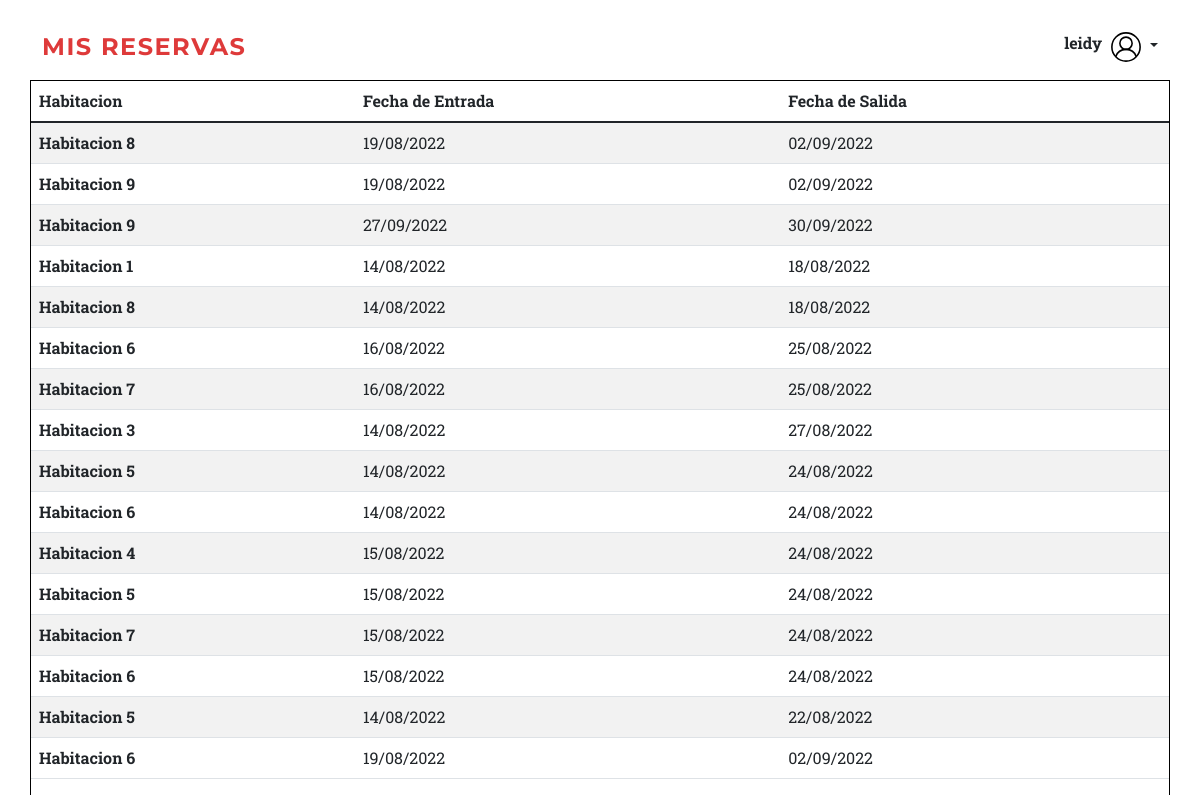
Page /Mis_reservas (signed in) on the earlier database version.
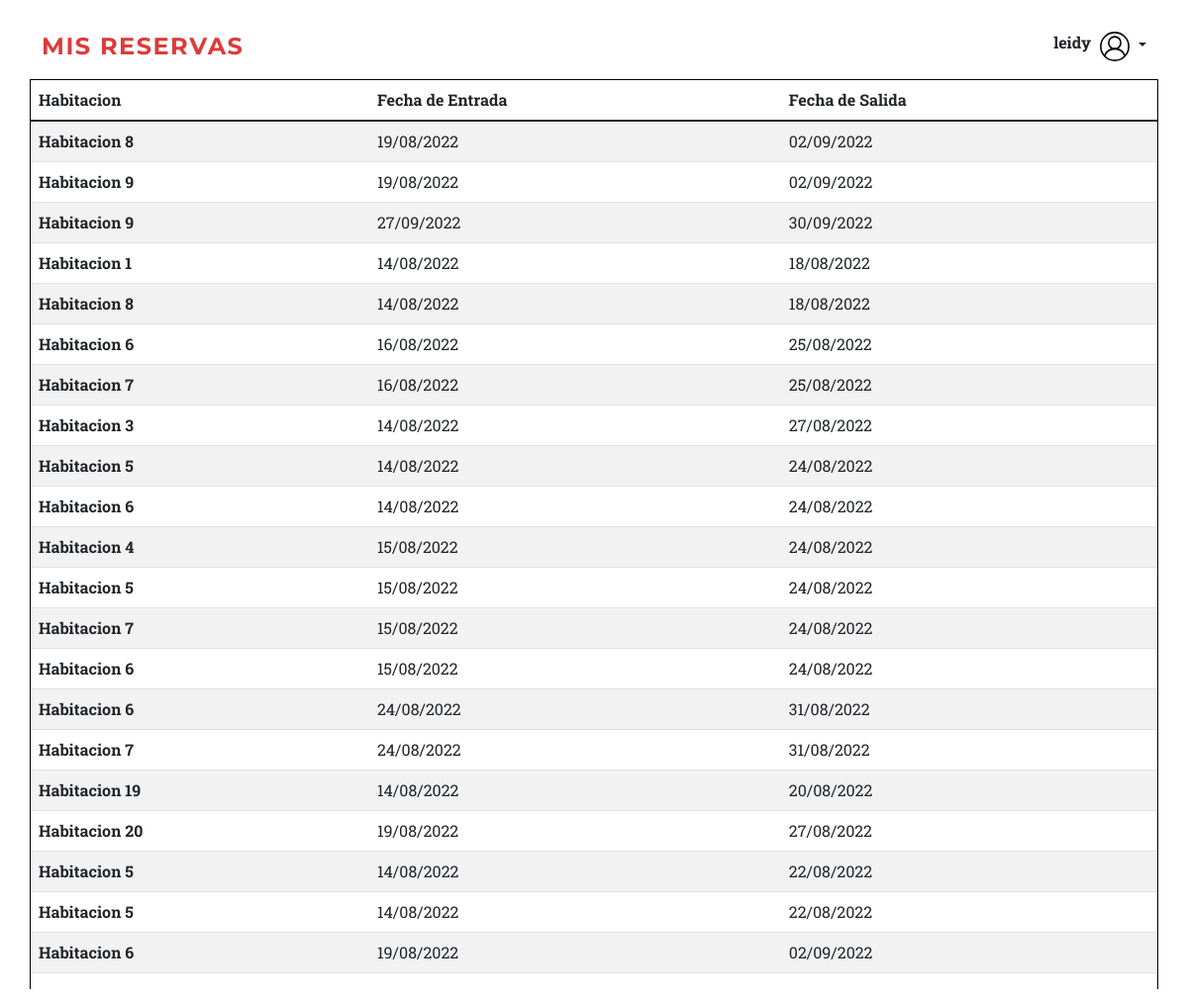
Same page on the later database version.
### tables this page shows
CREATE TABLE Usuarios (
  _id integer  primary key autoincrement not null,
  nombre varchar(100),
  correo varchar(100),
  contrasena varchar(100),
  rol varchar(20)
);

CREATE TABLE Reserva (_id integer PRIMARY KEY AUTOINCREMENT NOT NULL, user_id integer REFERENCES Usuarios (_id), habitacion_id integer REFERENCES Habitaciones (_id), fecha_entrada DATE, fecha_salida DATE);

### routes/Admin_reserva.py (the view)
@app.route('/Mis_reservas')
def MisReservas():
    if current_user.rol == "3":
        res = reservas().get_lista()
        parsed = res
        return render_template('Mis_reservas.html', items=parsed, formato_moneda=format_decimal)
    else:
        return render_template('index.html')

### apis/API_Reservas.py (called while the page is built)
    def get_lista(self):
        try:
            conn = db_connect.connect()
            query = conn.execute("SELECT * FROM Reserva ORDER BY _id ASC")
            result = {'Reservas': [dict(zip(tuple (query.keys()), i)) for i in query.cursor], 'mensaje': "Reservas listadas.", 'exito': True}
            return result
        except Exception as ex:
            return ({'mensaje': "Error", 'exito': False})

### auth/Autenticacion.py (called while the page is built)
@login_manager_app.user_loader
def load_user(id):
    return ModelUser.get_by_id(db, id)

### models/ModelUser.py (called while the page is built)
    @classmethod
    def get_by_id(self, db, id):
        try:
            conn = db.connect()
            query = conn.execute("SELECT _id, correo, nombre, rol FROM usuarios WHERE _id = {}".format(id))
            row = query.fetchone()
            if row != None:
                return User(row[0], row[1], None, row[2], row[3])
            else:
                return None
        except Exception as ex:
            raise Exception(ex)

### templates/Mis_reservas.html (shortened to what this page needs)
<!DOCTYPE html>
<html lang="es">
    <head>
        <link href="static/css/styles.css" rel="stylesheet" />
        <link rel="stylesheet" href="static/css/administradorHabitaciones.css" />
        <link rel="stylesheet" href="static/css/estrellas.css" />
    </head>
    <body id="page-top">
            <nav class="navbar navbar-expand-lg navbar-dark fixed-top" id="mainNav">
                <div class="container">
                    <a class="navbar-brand" style="color:#DE3A3A" href="#page-top">Mis Reservas</a>
                  <form class="d-flex">
                    <p class="nav-item" ><p></p><Strong>{{ current_user.nombre }} &nbsp;</Strong></p>
                    {% if current_user.is_authenticated %}
                                    <div class="dropdown text-end">
                                        <a href="#" class="d-block link-dark text-decoration-none dropdown-toggle" data-bs-toggle="dropdown" aria-expanded="false">
                                          <img src="{{ url_for('static', filename='assets/user.svg') }}" alt="mdo" width="32" height="32" class="rounded-circle">
                                        </a>
                                      </div>
                                {% endif %}
                  </form>
                </div>
              </nav>
        <ul class="lista container">
            <table class="table table-striped table-hover" id="myTable">
                <thead>
              <tr>
                <th scope="col">Habitacion</th>
                <th scope="col">Fecha de Entrada</th>
                <th scope="col">Fecha de Salida</th>
              </tr>
            </thead>
            <tbody>
                {% for x in items["Reservas"] %}
                    {% if x["user_id"] == current_user.id %}
                    <tr>
                        <th scope="row">Habitacion {{ x["habitacion_id"] }}</th>
                        <td>{{ x["fecha_entrada"] }}</td>
                        <td>{{ x["fecha_salida"] }}</td>
                    </tr>
                    {% endif %}
                {% endfor %}
            </tbody>
            </table>
        </ul>
    </body>
</html>

### static/css/administradorHabitaciones.css (style rules this page uses)
body { display: flex; }
.lista { margin-top: 80px; width: 100%; padding: 0; border: 1px solid black; border-bottom: none; }

Differences in the rows shown:
added Reserva: habitacion_id "6", fecha_entrada "24/08/2022", fecha_salida "31/08/2022"
added Reserva: habitacion_id "7", fecha_entrada "24/08/2022", fecha_salida "31/08/2022"
added Reserva: habitacion_id "19", fecha_entrada "14/08/2022", fecha_salida "20/08/2022"
added Reserva: habitacion_id "20", fecha_entrada "19/08/2022", fecha_salida "27/08/2022"
added Reserva: habitacion_id "5", fecha_entrada "14/08/2022", fecha_salida "22/08/2022"
